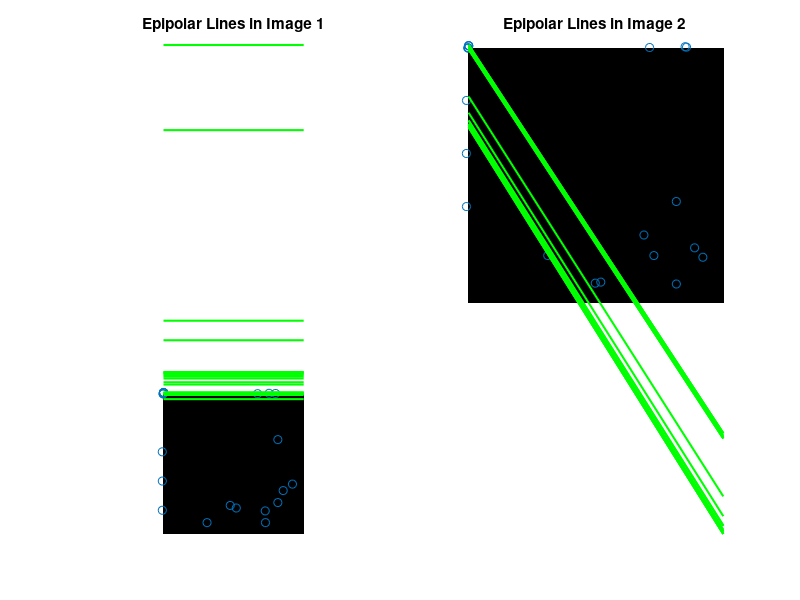

Reproduce this figure in MATLAB.
function EssentialMatrix()
    % Task 1a: Get Image Points
    [X1, X2] = GetImageCoordinates();
    disp("Image Points (X1):");
    disp(X1);
    disp("Image Points (X2):");
    disp(X2);

    % Task 1b: Compute Fundamental Matrix
    F = GetFundamentalMatrix(X1, X2);
    disp("Fundamental Matrix (F):");
    disp(F);

    % Task 1c: Compute Projection Matrices
    [P1, P2] = CreateProjectionMatrix(F);
    disp("Projection Matrix (P1):");
    disp(P1);
    disp("Projection Matrix (P2):");
    disp(P2);

    % Task 1d: Compute Calibration Matrices
    K1 = CalibrationMatrix(P1);
    K2 = CalibrationMatrix(P2);
    disp("Calibration Matrix (K1):");
    disp(K1);
    disp("Calibration Matrix (K2):");
    disp(K2);

    % Compute the Essential Matrix
    E = ComputeEssentialMatrix(F, K1, K2);
    disp("Essential Matrix (E):");
    disp(E);

    % Compute Epipolar Lines
    [l1, l2] = ComputeEpipolarLines(E, X1, X2);

    % Generate synthetic images
    img1 = GenerateSyntheticImage();
    img2 = GenerateSyntheticImage();

    % Plot Epipolar Lines
    PlotEpipolarLines(X1, X2, l1, l2, img1, img2);
end

% Function to Read Image Points
function [X1, X2] = GetImageCoordinates()
    fh = fopen("calib_points.dat", "r");
    A = fscanf(fh, '%f', [4, inf]);
    fclose(fh);
    X1 = [A(1:2, :); ones(1, size(A, 2))];
    X2 = [A(3:4, :); ones(1, size(A, 2))];
end

% Compute Calibration Matrix
function K = CalibrationMatrix(P)
    M = P(:, 1:3);  % Extract the first 3 columns of P
    
    % Regularization: Add a small value to prevent singularity
    if abs(det(M)) < 1e-10
        M = M + eye(3) * 1e-10; 
    end

    % Compute QR decomposition for stability
    [Q, R] = qr(inv(M));
    K = inv(R);  

    % Normalize K so that K(3,3) = 1
    K = K / K(3,3);
end

% Compute the Fundamental Matrix
function fundamentalMatrix = GetFundamentalMatrix(X1, X2)
    % Normalize image coordinates
    [X1_normalized, T1] = NormalizePoints(X1);
    [X2_normalized, T2] = NormalizePoints(X2);

    % Construct matrix A for the 8-point algorithm
    A = zeros(size(X1_normalized, 2), 9);
    for i = 1:size(X1_normalized, 2)
        A(i, :) = [X1_normalized(1, i) * X2_normalized(1, i), ...
                   X1_normalized(2, i) * X2_normalized(1, i), ...
                   X2_normalized(1, i), ...
                   X1_normalized(1, i) * X2_normalized(2, i), ...
                   X1_normalized(2, i) * X2_normalized(2, i), ...
                   X2_normalized(2, i), ...
                   X1_normalized(1, i), ...
                   X1_normalized(2, i), 1];
    end

    % Compute the Fundamental Matrix using SVD
    [~, ~, V] = svd(A);
    F = reshape(V(:, end), 3, 3)';

    % Enforce rank-2 constraint on F
    [U, D, V] = svd(F);
    D(3,3) = 0;
    fundamentalMatrix = U * D * V';

    % Denormalize F
    fundamentalMatrix = T2' * fundamentalMatrix * T1;
end

% Compute Essential Matrix
function E = ComputeEssentialMatrix(F, K1, K2)
    % Compute Essential Matrix
    E = K2' * F * K1;
    
    % Enforce Singularity Constraint (Rank 2 Constraint)
    [U, D, V] = svd(E);
    D(3,3) = 0; % Set smallest singular value to zero
    E = U * D * V';
end

% Compute Projection Matrices
function [P1, P2] = CreateProjectionMatrix(F)
    % Projection Matrix for first camera (Identity + small perturbation)
    P1 = [eye(3) + randn(3) * 1e-4, zeros(3,1)];

    % Compute epipole for second camera
    [U, ~, ~] = svd(F);
    e2 = U(:, end);

    % Compute skew-symmetric matrix
    e2x = [0 -e2(3) e2(2); e2(3) 0 -e2(1); -e2(2) e2(1) 0];

    % Compute second camera projection matrix
    P2 = [e2x * F, e2];
end

% Compute Epipolar Lines
function [l1, l2] = ComputeEpipolarLines(E, X1, X2)
    l1 = (E * X1); % Epipolar lines in Image 1
    l2 = (E' * X2); % Epipolar lines in Image 2
end

% Plot Epipolar Lines
function PlotEpipolarLines(X1, X2, l1, l2, img1, img2)
    figure;

    % Plot Image 1 with Epipolar Lines
    subplot(1,2,1);
    imshow(img1); hold on;
    scatter(X1(1,:), X1(2,:), 'ro'); % Plot points
    for i = 1:size(l1,2)
        DrawEpipolarLine(l1(:,i), size(img1)); % Plot lines
    end
    title('Epipolar Lines in Image 1');

    % Plot Image 2 with Epipolar Lines
    subplot(1,2,2);
    imshow(img2); hold on;
    scatter(X2(1,:), X2(2,:), 'bo'); % Plot points
    for i = 1:size(l2,2)
        DrawEpipolarLine(l2(:,i), size(img2)); % Plot lines
    end
    title('Epipolar Lines in Image 2');
end

% Draw a Single Epipolar Line
function DrawEpipolarLine(l, imgSize)
    x = [1 imgSize(2)];
    y = (-l(1)*x - l(3)) / l(2);
    plot(x, y, 'g', 'LineWidth', 1.5);
end

% Generate Synthetic Image (Black Background)
function img = GenerateSyntheticImage()
    img = zeros(500, 500, 3);  % Black background of 500x500 pixels
end

% Normalize Image Points
function [normalizedPoints, T] = NormalizePoints(points)
    meanX = mean(points(1,:));
    meanY = mean(points(2,:));
    stdX = std(points(1,:));
    stdY = std(points(2,:));

    T = [1/stdX, 0, -meanX/stdX; 0, 1/stdY, -meanY/stdY; 0, 0, 1];
    normalizedPoints = T * points;
end